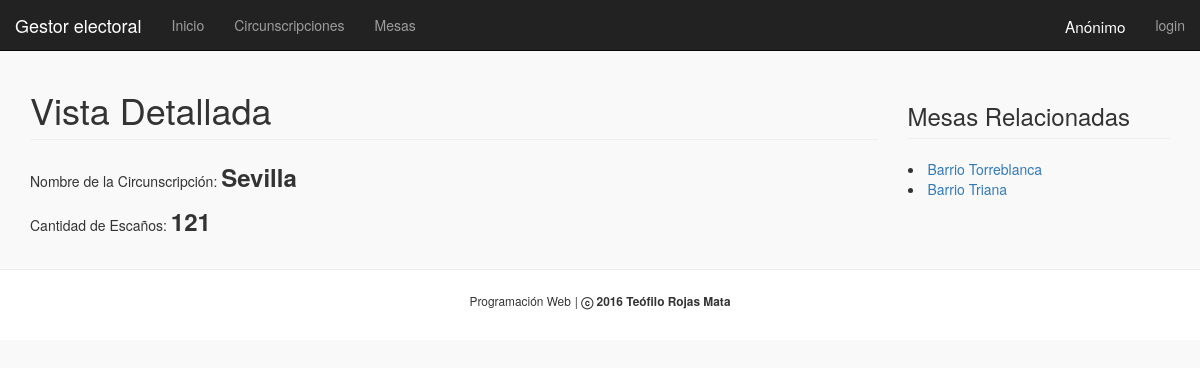
/eleccion/circunscripcion/vistaDetallada/2, run on the app's committed database.
### eleccion/models.py (models this page shows, shortened)
class Circunscripcion(models.Model):
	nombre = models.CharField(max_length = 144, default = "nombre")
	nEscanos = models.IntegerField(blank=True)
	class Meta:
		ordering = ['nombre']

class Mesa(models.Model):
	nombre = models.CharField(max_length = 144, default = "nombre")
	circunscripcion = models.ForeignKey(Circunscripcion)
	class Meta:
		ordering = ['circunscripcion', 'nombre']

### eleccion/views.py (the view)
# urls.py: url(r'^circunscripcion/vistaDetallada/(?P<pk>.*)$', views.CircunscripcionDetalle.as_view(), name='circunscripcion_detalle_url'),
class CircunscripcionDetalle(DetailView):
    model = Circunscripcion
    template_name = 'eleccion/vistaDetallada.html'
    def get_context_data(self, **kwargs):
        context = super(CircunscripcionDetalle, self).get_context_data(**kwargs)
        context['listadoMesas'] = Mesa.objects.filter(circunscripcion=self.kwargs['pk'])
        return context

### templates/eleccion/vistaDetallada.html (shortened to what this page needs)
{% extends "eleccion/base.html" %}
    {% block content %}
    	<div class="row">
        	<div class="col-md-9">
				<h1 class="page-header">Vista Detallada</h1>
				<p>Nombre de la Circunscripción:  <strong style="font-size:24px"> {{ circunscripcion.nombre }}</strong></p>
				<p>Cantidad de Escaños:  <strong style="font-size:24px">{{ circunscripcion.nEscanos }} </strong></p>
  				<div class="col-md-4">
				</div>
			</div>
        	<div class="col-md-3">
				<h3 class="page-header" style="padding-top: 13px;">Mesas Relacionadas</h3>
				{% if listadoMesas%}
					{% for x in listadoMesas %}
					 	<li><a href ="{% url 'mesa_detalle_url' x.pk %}">{{x.nombre}}</a></li>
					{% endfor %}
				{% else %}
					<p>La circunscripción de {{circunscripcion.nombre}} por el momento no tiene mesas asociadas</p>
				{% endif %}
			</div>
		</div>
    {% endblock %}

### static/css/main.css (style rules this page uses)
body { background-color: #f9f9f9 !important; }

### data on the page
Circunscripcion: nombre "Sevilla", nEscanos "121"
Mesa: nombre "Barrio Torreblanca"
Mesa: nombre "Barrio Triana"
